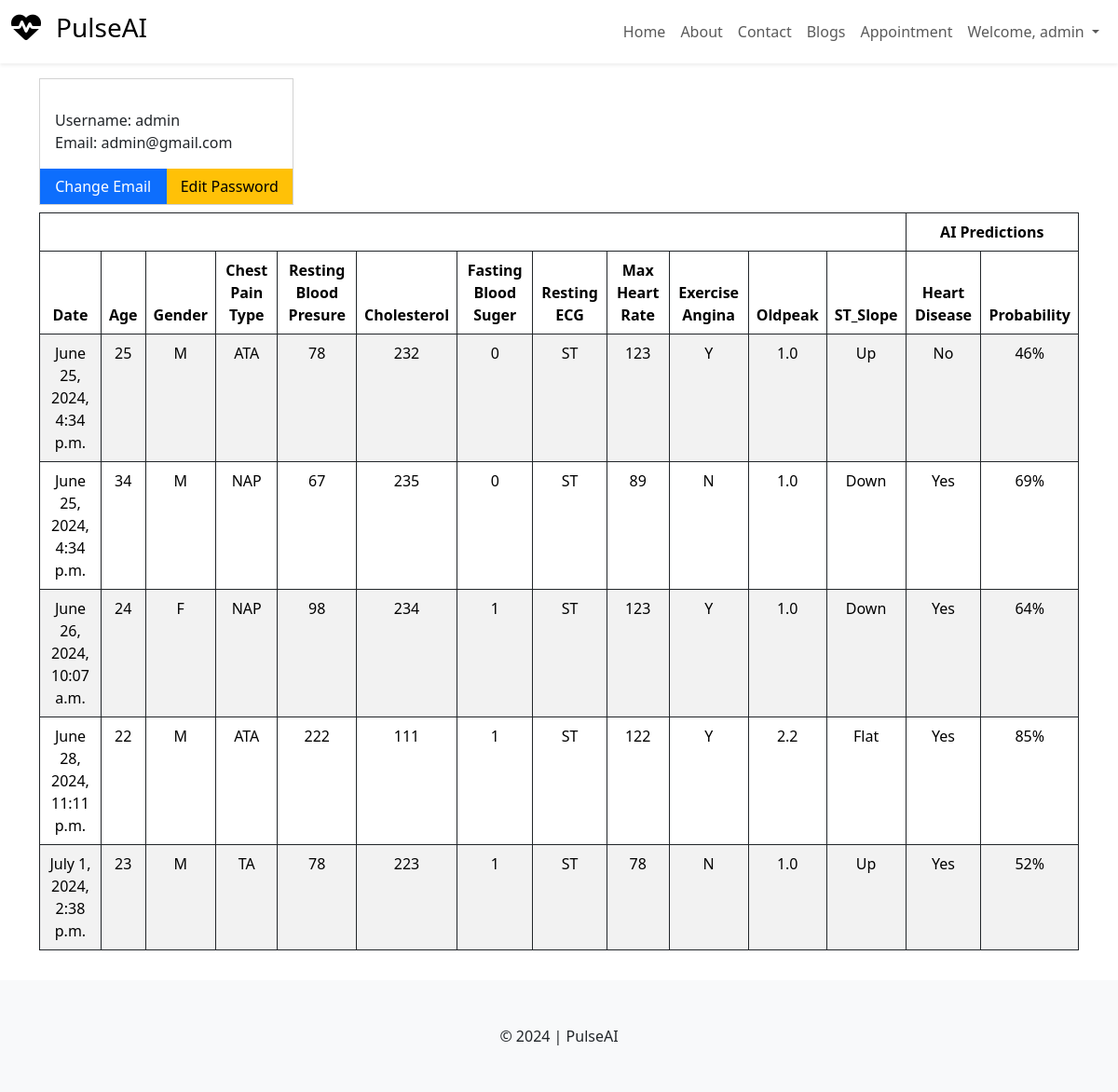
The page /patient/profile/ (signed in) on the database its author committed.
### patient/models.py (models this page shows, shortened)
class HeartVital(models.Model):
    user = models.ForeignKey(User, on_delete=models.CASCADE)
    created_at = models.DateTimeField(auto_now_add=True)
    Age = models.IntegerField()
    Sex = models.CharField(max_length=255, choices=GENDER_OPTIONS)
    ChestPainType = models.CharField(max_length=255, choices=CHEST_PAIN_OPTIONS, verbose_name='Chest Pain Type')
    RestingBP = models.IntegerField(verbose_name='Resting Blood Presure (60-220)')
    Cholesterol = models.IntegerField()
    FastingBS = models.CharField(max_length=255, choices=BLOOD_SUGER_OPTIONS, verbose_name='Fasting Blood Suger (60 - 900)')
    RestingECG = models.CharField(max_length=255, choices=RESTING_ECG_OPTIONS, verbose_name='Resting ECG Condition')
    MaxHR = models.IntegerField(verbose_name='Maximum Heart Rate (60 - 220)')
    ExerciseAngina = models.CharField(max_length=255, choices=EXERCISE_ANGINA_OPTIONS, verbose_name='Exercise Angina')
    Oldpeak = models.FloatField(verbose_name='Oldpeak(-2.5 - +2.5)')
    ST_Slope = models.CharField(max_length=255, choices=ST_SLOPE_OPTIONS)
    heart_disease = models.CharField(max_length=255, blank=True)
    prediction_probability = models.CharField(max_length=255, blank=True)

### patient/views.py (the view)
# urls.py: path("profile/", views.profile, name="profile"),
def profile(request):
      heart_vitals = HeartVital.objects.filter(user=request.user)
      visits = {}
      if Patient.objects.filter(patient=request.user).exists():
            patient = Patient.objects.get(patient=request.user)
            visits = Visit.objects.filter(patient=patient)
      context = {
            'heart_vitals': heart_vitals,
            'visits': visits
      }
      return render(request, 'patient/profile.html', context)

### templates/patient/profile.html (shortened to what this page needs)
{% extends "layout.html" %}
{% block content %}
<div class="container my-3">
    <div class="row g-2">
        <div class="col-md-3">
            <div class="card rounded-0">
                <div class="card-body">
                    <p class="mb-0">Username: {{user.username}}</p>
                    <p class="mb-0">Email: {{user.email}}</p>
                </div>
                <div class="d-flex">
                    <a href="" class="btn btn-primary w-50 rounded-0">Change Email</a>
                    <a href="" class="btn btn-warning w-50 rounded-0">Edit Password</a>
                </div>
            </div>
        </div>
        <div class="col-md-9 d-flex flex-wrap gap-2">
        </div>
    </div>
    <div class="row my-2">
        <div class="col-md-12">
            <div class="table-responsive">
                <table class="table table-striped table-bordered border-dark text-center">
                    <thead>
                        <tr>
                            <th colspan="12"></th>
                            <th colspan="2">AI Predictions</th>
                        </tr>
                        <tr>
                            <th>Date</th>
                            <th>Age</th>
                            <th>Gender</th>
                            <th>Chest Pain Type</th>
                            <th>Resting Blood Presure</th>
                            <th>Cholesterol</th>
                            <th>Fasting Blood Suger</th>
                            <th>Resting ECG</th>
                            <th>Max Heart Rate</th>
                            <th>Exercise Angina</th>
                            <th>Oldpeak</th>
                            <th>ST_Slope</th>
                            <th>Heart Disease</th>
                            <th>Probability</th>
                        </tr>
                    </thead>
                    <tbody>
                        {% for hv in heart_vitals  %}
                        <tr>
                            <td>{{hv.created_at}}</td>
                            <td>{{hv.Age}}</td>
                            <td>{{hv.Sex}}</td>
                            <td>{{hv.ChestPainType}}</td>
                            <td>{{hv.RestingBP}}</td>
                            <td>{{hv.Cholesterol}}</td>
                            <td>{{hv.FastingBS}}</td>
                            <td>{{hv.RestingECG}}</td>
                            <td>{{hv.MaxHR}}</td>
                            <td>{{hv.ExerciseAngina}}</td>
                            <td>{{hv.Oldpeak}}</td>
                            <td>{{hv.ST_Slope}}</td>
                            <td>{{hv.heart_disease}}</td>
                            <td>{{hv.prediction_probability}}</td>
                        </tr>
                        {% endfor %}
                    </tbody>
                </table>
            </div>
        </div>
    </div>
</div>
{% endblock %}

### templates/layout.html (shortened to what this page needs)
{% load static %}
<!DOCTYPE html>
<html lang="en">
<head>
    <link rel="stylesheet" href="https://cdnjs.cloudflare.com/ajax/libs/font-awesome/6.5.2/css/all.min.css" />
    <link rel="stylesheet" href="{% static "css/bootstrap.min.css" %}">
    <link rel="stylesheet" href="{% static "css/style.css" %}">
</head>
<body>
    <nav class="navbar navbar-expand-lg mb-1 shadow-sm">
        <div class="container-fluid">
          <a class="navbar-brand" href="{% url "home" %}">
            <div class="d-flex">
              <i class="fa-solid fa-heart-pulse h-pulse fs-2 pe-3"></i>
            <h3>PulseAI</h3>
            </div>
          </a>
          <div class="collapse navbar-collapse" id="navbarNav">
            <ul class="navbar-nav ms-auto">
              <li class="nav-item">
                <a class="nav-link" href="{% url "home" %}">Home</a>
              </li>
              <li class="nav-item">
                <a class="nav-link" href="{% url "about" %}">About</a>
              </li>
              <li class="nav-item">
                <a class="nav-link" href="{% url "contact" %}">Contact</a>
              </li>
              <li class="nav-item">
                <a class="nav-link" href="{% url "blogs" %}">Blogs</a>
              </li>
              {% if user.is_authenticated %}
              <li class="nav-item">
                <a class="nav-link" href="{% url "appointment" %}">Appointment</a>
              </li>
              <li class="nav-item dropdown">
                <a class="nav-link dropdown-toggle" href="#" role="button" data-bs-toggle="dropdown" aria-expanded="false">
                  Welcome, {{user.username}}
                </a>
              </li>
              {% endif %}
            </ul>
          </div>
        </div>
      </nav>
    {% block content %}
    {% endblock %}
    <footer class="bg-light py-5 text-center mt-3">
        &copy; 2024 | PulseAI
    </footer>
</body>
</html>

### rows shown on the page
HeartVital: created_at "June 25, 2024, 4:34 p.m.", Age "25", Sex "M", ChestPainType "ATA", RestingBP "78", Cholesterol "232", FastingBS "0", RestingECG "ST", MaxHR "123", ExerciseAngina "Y", Oldpeak "1.0", ST_Slope "Up", heart_disease "No", prediction_probability "46%"
HeartVital: created_at "June 25, 2024, 4:34 p.m.", Age "34", Sex "M", ChestPainType "NAP", RestingBP "67", Cholesterol "235", FastingBS "0", RestingECG "ST", MaxHR "89", ExerciseAngina "N", Oldpeak "1.0", ST_Slope "Down", heart_disease "Yes", prediction_probability "69%"
HeartVital: created_at "June 26, 2024, 10:07 a.m.", Age "24", Sex "F", ChestPainType "NAP", RestingBP "98", Cholesterol "234", FastingBS "1", RestingECG "ST", MaxHR "123", ExerciseAngina "Y", Oldpeak "1.0", ST_Slope "Down", heart_disease "Yes", prediction_probability "64%"
HeartVital: created_at "June 28, 2024, 11:11 p.m.", Age "22", Sex "M", ChestPainType "ATA", RestingBP "222", Cholesterol "111", FastingBS "1", RestingECG "ST", MaxHR "122", ExerciseAngina "Y", Oldpeak "2.2", ST_Slope "Flat", heart_disease "Yes", prediction_probability "85%"
HeartVital: created_at "July 1, 2024, 2:38 p.m.", Age "23", Sex "M", ChestPainType "TA", RestingBP "78", Cholesterol "223", FastingBS "1", RestingECG "ST", MaxHR "78", ExerciseAngina "N", Oldpeak "1.0", ST_Slope "Up", heart_disease "Yes", prediction_probability "52%"

### other values the page prints
{{ user.username }} "admin"
{{ user.email }} "admin@gmail.com"
